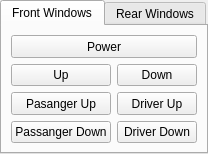
              <widget class="QTabWidget" name="tabWidget">
               <property name="sizePolicy">
                <sizepolicy hsizetype="Expanding" vsizetype="Expanding">
                 <horstretch>1</horstretch>
                 <verstretch>2</verstretch>
                </sizepolicy>
               </property>
               <property name="currentIndex">
                <number>0</number>
               </property>
               <widget class="QWidget" name="tab">
                <attribute name="title">
                 <string>Front Windows</string>
                </attribute>
                <layout class="QGridLayout" name="gridLayout">
                 <item row="1" column="0">
                  <widget class="QPushButton" name="windowFrontUp">
                   <property name="sizePolicy">
                    <sizepolicy hsizetype="Expanding" vsizetype="Expanding">
                     <horstretch>0</horstretch>
                     <verstretch>0</verstretch>
                    </sizepolicy>
                   </property>
                   <property name="text">
                    <string>Up</string>
                   </property>
                  </widget>
                 </item>
                 <item row="2" column="0">
                  <widget class="QPushButton" name="windowPassangerUp">
                   <property name="sizePolicy">
                    <sizepolicy hsizetype="Expanding" vsizetype="Expanding">
                     <horstretch>0</horstretch>
                     <verstretch>0</verstretch>
                    </sizepolicy>
                   </property>
                   <property name="text">
                    <string>Pasanger Up</string>
                   </property>
                  </widget>
                 </item>
                 <item row="0" column="0" colspan="2">
                  <widget class="QPushButton" name="windowFrontPower">
                   <property name="sizePolicy">
                    <sizepolicy hsizetype="Expanding" vsizetype="Expanding">
                     <horstretch>0</horstretch>
                     <verstretch>0</verstretch>
                    </sizepolicy>
                   </property>
                   <property name="text">
                    <string>Power</string>
                   </property>
                  </widget>
                 </item>
                 <item row="3" column="1">
                  <widget class="QPushButton" name="windowDriverDown">
                   <property name="sizePolicy">
                    <sizepolicy hsizetype="Expanding" vsizetype="Expanding">
                     <horstretch>0</horstretch>
                     <verstretch>0</verstretch>
                    </sizepolicy>
                   </property>
                   <property name="text">
                    <string>Driver Down</string>
                   </property>
                  </widget>
                 </item>
                 <item row="3" column="0">
                  <widget class="QPushButton" name="windowPassangerDown">
                   <property name="sizePolicy">
                    <sizepolicy hsizetype="Expanding" vsizetype="Expanding">
                     <horstretch>0</horstretch>
                     <verstretch>0</verstretch>
                    </sizepolicy>
                   </property>
                   <property name="text">
                    <string>Passanger Down</string>
                   </property>
                  </widget>
                 </item>
                 <item row="1" column="1">
                  <widget class="QPushButton" name="windowFrontDown">
                   <property name="sizePolicy">
                    <sizepolicy hsizetype="Expanding" vsizetype="Expanding">
                     <horstretch>0</horstretch>
                     <verstretch>0</verstretch>
                    </sizepolicy>
                   </property>
                   <property name="text">
                    <string>Down</string>
                   </property>
                  </widget>
                 </item>
                 <item row="2" column="1">
                  <widget class="QPushButton" name="windowDriverUp">
                   <property name="sizePolicy">
                    <sizepolicy hsizetype="Expanding" vsizetype="Expanding">
                     <horstretch>0</horstretch>
                     <verstretch>0</verstretch>
                    </sizepolicy>
                   </property>
                   <property name="text">
                    <string>Driver Up</string>
                   </property>
                  </widget>
                 </item>
                </layout>
               </widget>
               <widget class="QWidget" name="tab_2">
                <attribute name="title">
                 <string>Rear Windows</string>
                </attribute>
               </widget>
              </widget>
